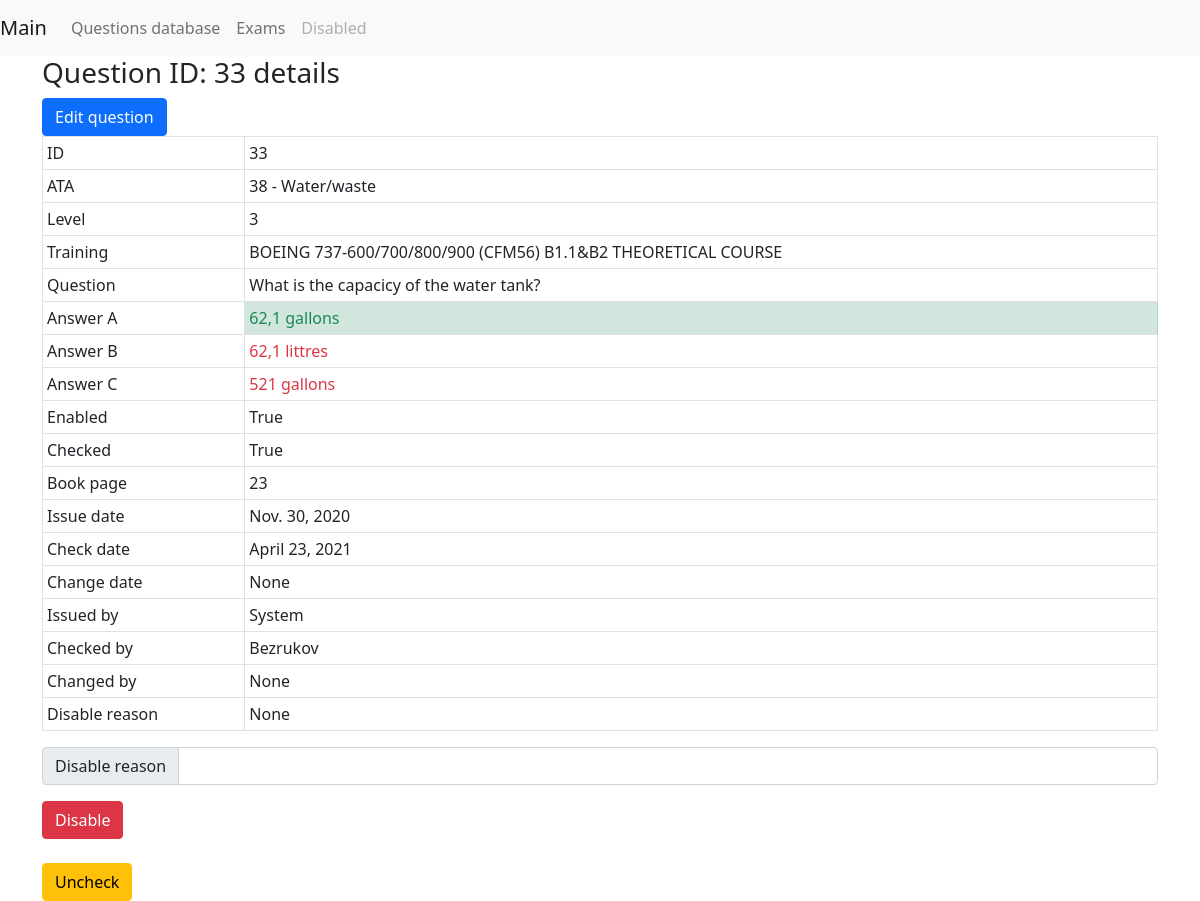
/mcq_gen/questions_database/question_details/33/, run on the app's committed database.
### mcq_gen/models.py (models this page shows, shortened)
class Question(models.Model):
    question = models.CharField(max_length=400)
    level = models.IntegerField(default=100)
    training = models.ForeignKey(
        to=Training, on_delete=models.CASCADE, related_name='training')
    enabled = models.BooleanField(default=True)
    checked = models.BooleanField(default=False)
    ata_chapter = models.ForeignKey(
        AtaChapter, on_delete=models.CASCADE, related_name='questions')
    book_page = models.CharField(max_length=100)
    issue_date = models.DateField()
    check_date = models.DateField(blank=True, null=True)
    change_date = models.DateField(blank=True, null=True)
    ref_to_old_id = models.IntegerField(default=0)
    ref_to_new_id = models.IntegerField(default=0)
    issued_by = models.CharField(max_length=100, blank=True, null=True)
    checked_by = models.CharField(max_length=100, blank=True, null=True)
    changed_by = models.CharField(max_length=100, blank=True, null=True)
    disable_reason = models.CharField(max_length=200, blank=True, null=True)

class AtaChapter(models.Model):
    ata_digit = models.CharField(max_length=10)
    ata_description = models.CharField(max_length=300)

class Training(models.Model):
    name = models.CharField(max_length=100)

class Answer(models.Model):
    question = models.ForeignKey(
        Question, on_delete=models.CASCADE, related_name='answers')
    answer = models.CharField(max_length=400, default=False)
    correct = models.BooleanField(default=False)

### mcq_gen/views.py (the view)
# urls.py: path('questions_database/question_details/<str:question_id>/',
def question_details(request, question_id):
    question = services.get_question_by_id(question_id)
    return render(request, 'question_details.html', context={"question": question})

### mcq_gen/services.py (called while the page is built)
def get_question_by_id(question_id):
    question = Question.objects.filter(id=question_id).first()
    return question

### mcq_gen/templates/question_details.html (shortened to what this page needs)
{% extends "base.html" %}
{% block content %}
    <div class="container">
        <h3>Question ID: {{ question.id }} details</h3>
        {% url 'edit_question' question.id as the_url %}
        <a href="{{ the_url }}" type="button" class="btn btn-primary">Edit question</a>
        {% if not question.enabled %}
            <table class="table table-sm table-hover table-bordered table-danger">
            {% elif not question.checked %}
                <table class="table table-sm table-hover table-bordered table-warning">
                {% else %}
                    <table class="table table-sm table-hover table-bordered">
                    {% endif %}
                    <tr>
                        <td>ID</td>
                        <td>{{ question.id }}</td>
                    </tr>
                    <tr>
                        <td>ATA</td>
                        <td>{{ question.ata_chapter.ata_digit }} - {{ question.ata_chapter.ata_description }}</td>
                    </tr>
                    <tr>
                        <td>Level</td>
                        <td>{{ question.level }}</td>
                    </tr>
                    <tr>
                        <td>Training</td>
                        <td>{{ question.training.name }}</td>
                    </tr>
                    <tr>
                        <td>Question</td>
                        <td>{{ question.question }}</td>
                    </tr>
                    <tr>
                        <td>Answer A</td>
                        {% if  question.answers.all.0.correct %}
                            <td class="text-success table-success">{{ question.answers.all.0.answer }}</td>
                        {% else %}
                            <td class="text-danger">{{ question.answers.all.0.answer }}</td>
                        {% endif %}
                    </tr>
                    <tr>
                        <td>Answer B</td>
                        {% if  question.answers.all.1.correct %}
                            <td class="text-success table-success">{{ question.answers.all.1.answer }}</td>
                        {% else %}
                            <td class="text-danger">{{ question.answers.all.1.answer }}</td>
                        {% endif %}
                    </tr>
                    <tr>
                        <td>Answer C</td>
                        {% if  question.answers.all.2.correct %}
                            <td class="text-success table-success">{{ question.answers.all.2.answer }}</td>
                        {% else %}
                            <td class="text-danger">{{ question.answers.all.2.answer }}</td>
                        {% endif %}
                    </tr>
                    <tr>
                        <td>Enabled</td>
                        <td>{{ question.enabled }}</td>
                    </tr>
                    <tr>
                        <td>Checked</td>
                        <td>{{ question.checked }}</td>
                    </tr>
                    <tr>
                        <td>Book page</td>
                        <td>
                            {{ question.book_page }}
                        </td>
                    </tr>
                    <tr>
                        <td>
                            Issue date
                        </td>
                        <td>
                            {{ question.issue_date }}
                        </td>
                    </tr>
                    <tr>
                        <td>
                            Check date
                        </td>
                        <td>
                            {{ question.check_date }}
                        </td>
                    </tr>
                    <tr>
                        <td>
                            Change date
                        </td>
                        <td>
                            {{ question.change_date }}
                        </td>
                    </tr>
                    <tr>
                        <td>
                            Issued by
                        </td>
                        <td>
                            {{ question.issued_by }}
                        </td>
                    </tr>
                    <tr>
                        <td>
                            Checked by
                        </td>
                        <td>
                            {{ question.checked_by }}
                        </td>
                    </tr>
                    <tr>
                        <td>
                            Changed by
                        </td>
                        <td>
                            {{ question.changed_by }}
                        </td>
                    </tr>
                    <tr>
                        <td>
                            Disable reason
                        </td>
                        <td>
                            {{ question.disable_reason }}
                        </td>
                    </tr>
                </table>
                {% if question.enabled %}
                    <div class="input-group mb-3">
                        <span class="input-group-text">Disable reason</span>
                        <input type="text" class="form-control" id="disable_reason">
                    </div>
                    <button type="button" class="btn btn-danger" id="disable_btn">
                        Disable
                    </button>
                {% endif %}
                {% if question.checked %}
                    <br>
                    <br>
                    <button type="button" class="btn btn-warning" id="uncheck_btn">
                        Uncheck
                    </button>
                {% endif %}
            </div>
        {% endblock content %}

### data on the page
Question: id "33", ata_chapter.ata_digit "38", ata_chapter.ata_description "Water/waste", level "3", training.name "BOEING 737-600/700/800/900 (CFM56) B1.1&B2 THEORETICAL COURSE", question "What is the capacicy of the water tank?", answers.all.0.answer "62,1 gallons", answers.all.1.answer "62,1 littres", answers.all.2.answer "521 gallons", enabled "True", checked "True", book_page "23", issue_date "Nov. 30, 2020", check_date "April 23, 2021", change_date "None", issued_by "System", checked_by "Bezrukov", changed_by "None", disable_reason "None"
